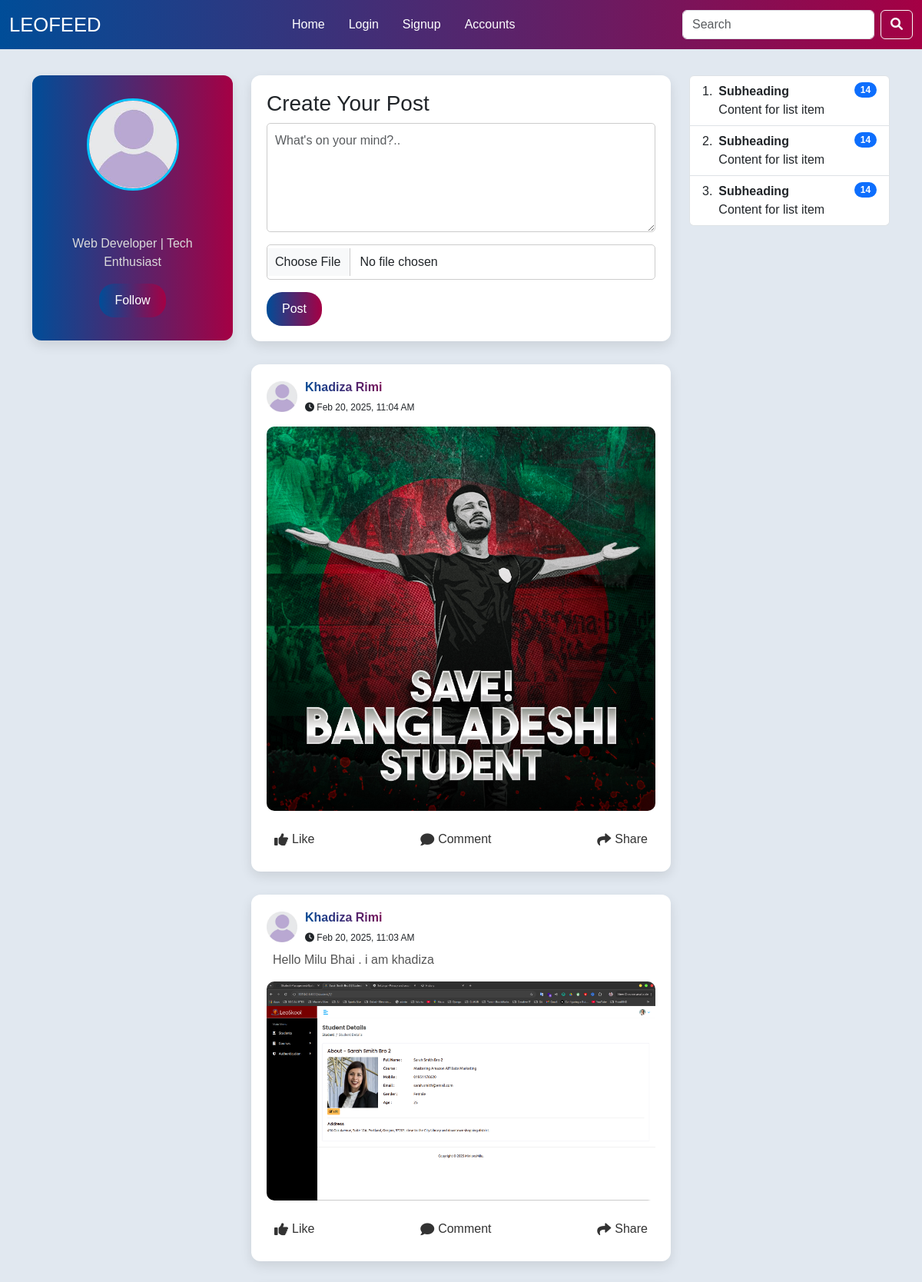
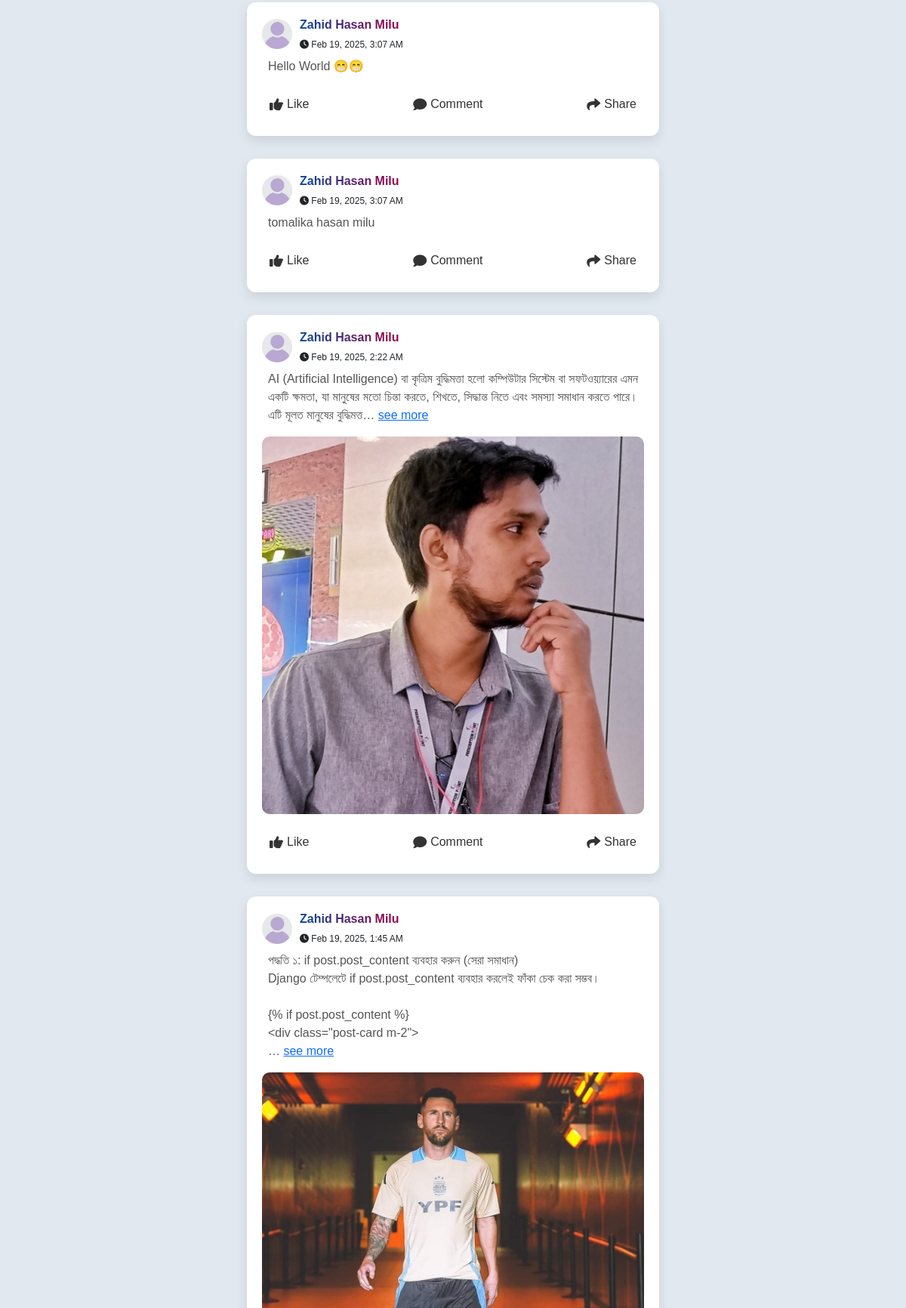
The page / (upper part) on the database its author committed (2 pictures, top to bottom).
### app_post/models.py (models this page shows, shortened)
class Post(models.Model):
    user = models.ForeignKey(User, on_delete=models.CASCADE)
    post_content = models.TextField(blank=True, null=True)
    post_image = models.ImageField(
        upload_to="posts/image/", blank=True, null=True)
    created_at = models.DateTimeField(auto_now_add=True)
    updated_at = models.DateTimeField(auto_now=True)
    @staticmethod
    def all_posts():
        return Post.objects.all()

### app_post/views.py (the view, shortened to what this page needs)
# urls.py: path('', views.home, name='home'),
def home(request):
    posts = Post.all_posts().order_by('-created_at')
    form  =PostForm()
    context = {
        'form': form,
        'posts':posts,
        }
    return render(request, 'app_post/home.html', context)

### app_post/forms.py (shortened to what this page needs)
class PostForm(forms.ModelForm):
    class Meta:
        model = Post
        fields = ['post_content', 'post_image']

### templates/app_post/home.html (shortened to what this page needs)
{% extends 'layout.html' %}
{% load static %}
{% block content %}
<div class="container my-5">
    <div class="row">
        <div class="col-md-3">
            <div class="profile-card">
                <img src="{% static 'img/profile_demo_image.jpeg' %}" alt="Profile Picture">
                <h3>{{ request.user.first_name }}&nbsp;{{ request.user.last_name }}</h3>
                <p>Web Developer | Tech Enthusiast</p>
                <button class="btn-follow">Follow</button>
            </div>
        </div>
        <div class="col-md-6">
            <div class="post-form">
                <h3>Create Your Post</h3>
                <form id="postForm" action="{% url 'home' %}" method="POST" enctype="multipart/form-data">
                    <div class="mb-3">
                        <textarea class="form-control" name="post_content" id="postText"
                            placeholder="What's on your mind?.." rows="5"></textarea>
                    </div>
                    <div class="mb-3">
                        <input type="file" class="form-control" name="post_image" id="postImage" accept="image/*">
                    </div>
                    <button type="submit" class="btn btn-primary">Post</button>
                </form>
            </div>
            {% for post in posts %}
            <div class="post-card">
                <div class="post-header">
                    <img src="{% static 'img/profile_demo_image.jpeg' %}" class="profile-image" alt="Profile Image">
                    <div class="user-time">
                        <h6 class="post-user"><b>{{ post.user.first_name }}&nbsp;{{ post.user.last_name }}</b></h6>
                        <i class="fa-solid fa-clock"></i>&nbsp;{{ post.created_at|date:"M j, Y, g:i A" }}
                    </div>
                </div>
                {% if post.post_content|length > 200 %}
                <div class="m-2">
                    <p>{{ post.post_content|truncatechars:200 }} <a href="{% url 'post_detail' post.id %}">see more</a>
                    </p>
                </div>
                {% else %}
                <div class="m-2">
                    <p>{{ post.post_content }} </p>
                </div>
                {% endif %}
                {% if post.post_image %}
                <div>
                    <a href="{% url 'post_detail' post.id %}"><img src="{{ post.post_image.url }}"
                            class="img-fluid post-img" alt="Post Image"></a>
                </div>
                {% endif %}
                <div class="post-actions">
                    <button><i class="fas fa-thumbs-up"></i> Like</button>
                    <button onclick="toggleCommentBox(this)"><i class="fas fa-comment"></i> Comment</button>
                    <button><i class="fas fa-share"></i> Share</button>
                </div>
            </div>
            {% endfor %}
        </div>
        <div class="col-md-3">
            <div>
                <ol class="list-group list-group-numbered">
                    <li class="list-group-item d-flex justify-content-between align-items-start">
                        <div class="ms-2 me-auto">
                            <div class="fw-bold">Subheading</div>
                            Content for list item
                        </div>
                        <span class="badge text-bg-primary rounded-pill">14</span>
                    </li>
                    <li class="list-group-item d-flex justify-content-between align-items-start">
                        <div class="ms-2 me-auto">
                            <div class="fw-bold">Subheading</div>
                            Content for list item
                        </div>
                        <span class="badge text-bg-primary rounded-pill">14</span>
                    </li>
                    <li class="list-group-item d-flex justify-content-between align-items-start">
                        <div class="ms-2 me-auto">
                            <div class="fw-bold">Subheading</div>
                            Content for list item
                        </div>
                        <span class="badge text-bg-primary rounded-pill">14</span>
                    </li>
                </ol>
            </div>
        </div>
    </div>
</div>
{% endblock content %}

### templates/layout.html (shortened to what this page needs)
<!DOCTYPE html>
<html lang="en">
{% load static %}
<head>
    <link href="https://cdn.jsdelivr.net/npm/bootstrap@5.3.0-alpha1/dist/css/bootstrap.min.css" rel="stylesheet">
    <link rel="stylesheet" href="https://cdnjs.cloudflare.com/ajax/libs/font-awesome/6.0.0-beta3/css/all.min.css">
    <link rel="stylesheet" href="{% static 'css/style.css' %}">
</head>
<body>
    <nav class="navbar navbar-expand-lg">
        <div class="container-fluid">
            <a class="navbar-brand" href="{% url 'home' %}">LEOFEED</a>
            <div class="collapse navbar-collapse" id="navbarNav">
                <ul class="navbar-nav ms-auto">
                    <li class="nav-item">
                        <a class="nav-link" href="#">Home</a>
                    </li>
                    {% if request.user.is_authenticated %}
                    <li class="nav-item">
                        <a class="nav-link" href="{% url 'user_logout' %}">Logout</a>
                    <li class="nav-item">
                        <a class="nav-link" href="#">USER</a>
                    </li>
                    </li>
                    {% else %}
                    <li class="nav-item">
                        <a class="nav-link" href="{% url 'user_login' %}">Login</a>
                    </li>
                    <li class="nav-item">
                        <a class="nav-link" href="{% url 'user_signup' %}">Signup</a>
                    </li>
                    {% endif %}
                    <li class="nav-item">
                        <a class="nav-link" href="#">Accounts</a>
                    </li>
                </ul>
                <form class="d-flex ms-auto">
                    <input class="form-control me-2" type="search" placeholder="Search" aria-label="Search">
                    <button class="btn btn-outline-light" type="submit"><i class="fas fa-search"></i></button>
                </form>
            </div>
        </div>
    </nav>
    {% block content %}
    {% endblock content %}
</body>
</html>

### static/css/style.css (style rules this page uses)
body { font-family: 'ubuntu', sans-serif; background: #e1e8f0; padding-top: 50px; }
.navbar { background: linear-gradient(90deg, #004D98, #A50044); color: white; position: fixed; top: 0; left: 0; right: 0; z-index: 1000; padding: 8px 0; }
.navbar-brand { font-size: 1.6rem; color: white; }
.navbar-nav .nav-link { color: white; margin-left: 15px; }
.form-control { width: 250px; }
.profile-card { background: linear-gradient(90deg, #004D98, #A50044); border-radius: 12px; box-shadow: 0 6px 15px rgba(0, 0, 0, 0.1); padding: 30px; margin-bottom: 30px; text-align: center; }
.profile-card img { border-radius: 50%; width: 120px; height: 120px; object-fit: cover; border: 3px solid #00c6ff; }
.profile-card h3 { margin-top: 15px; color: #ffffff; }
.profile-card p { color: #dadada; }
.btn-follow { background: linear-gradient(90deg, #004D98, #A50044); color: white; border: none; padding: 10px 20px; border-radius: 20px; transition: all 0.3s ease; }
.post-card { background: white; border-radius: 12px; box-shadow: 0 6px 15px rgba(0, 0, 0, 0.1); padding: 20px; margin-bottom: 30px; }
.post-card p { color: #555; text-align: justify; white-space: pre-line; }
.post-card img { border-radius: 10px; margin-top: 0; max-height: 500px; object-fit: cover; }
.post-img { width: 100%; height: auto; object-fit: cover; display: block; margin: 0 auto; max-height: 350px; }
.post-actions { display: flex; justify-content: space-between; margin-top: 15px; }
.post-actions button { background: transparent; background: #ffffff; color: #333; border: none; padding: 10px; border-radius: 5px; transition: all 0.3s ease; display: flex; align-items: center; }
.post-actions i { margin-right: 5px; font-size: 18px; vertical-align: middle; }
.post-user { background: linear-gradient(60deg, #004D98, #A50044); -webkit-background-clip: text; -webkit-text-fill-color: transparent; }
.post-header { display: flex; align-items: center; font-size: 12px; }
.profile-image { width: 40px; height: 40px; border-radius: 50%; margin-right: 10px; object-fit: cover; }
.user-time { display: d-flex; align-items: center; }
.user-time h6 { margin-right: 10px; }
.post-form { background: white; border-radius: 12px; padding: 20px; box-shadow: 0 6px 15px rgba(0, 0, 0, 0.1); margin-bottom: 30px; }
.post-form input, .post-form textarea { width: 100%; padding: 10px; border-radius: 5px; border: 1px solid #ccc; margin-bottom: 15px; }
.post-form button { background: linear-gradient(90deg, #004D98, #A50044); color: white; border: none; padding: 10px 20px; border-radius: 20px; transition: all 0.3s ease; }

### rows shown on the page
Post: user.first_name "Khadiza", user.last_name "Rimi", created_at "Feb 20, 2025, 11:04 AM", post_image (picture)
Post: user.first_name "Khadiza", user.last_name "Rimi", created_at "Feb 20, 2025, 11:03 AM", post_content "Hello Milu Bhai . i am khadiza", post_image (picture)
Post: user.first_name "Zahid", user.last_name "Hasan Milu", created_at "Feb 19, 2025, 3:07 AM", post_content "Hello World 😁😁"
Post: user.first_name "Zahid", user.last_name "Hasan Milu", created_at "Feb 19, 2025, 3:07 AM", post_content "tomalika hasan milu"
Post: user.first_name "Zahid", user.last_name "Hasan Milu", created_at "Feb 19, 2025, 2:22 AM", post_content "AI (Artificial Intelligence) বা কৃত্রিম বুদ্ধিমত্তা হলো কম্পিউটার সিস্টেম বা সফটওয়্যারের এমন একটি ক্ষমতা, যা মানুষের মতো চিন্তা করতে, শিখতে, সিদ্ধান্ত নিতে এবং সমস্যা সমাধান করতে পারে। এটি মূলত মানুষের বুদ্ধিমত্ত…", post_image (picture)
Post: user.first_name "Zahid", user.last_name "Hasan Milu", created_at "Feb 19, 2025, 1:45 AM", post_content "পদ্ধতি ১: if post.post_content ব্যবহার করুন (সেরা সমাধান) Django টেম্পলেটে if post.post_content ব্যবহার করলেই ফাঁকা চেক করা সম্ভব। {% if post.post_content %} <div class=\"post-card m-2\"> …", post_image (picture)
